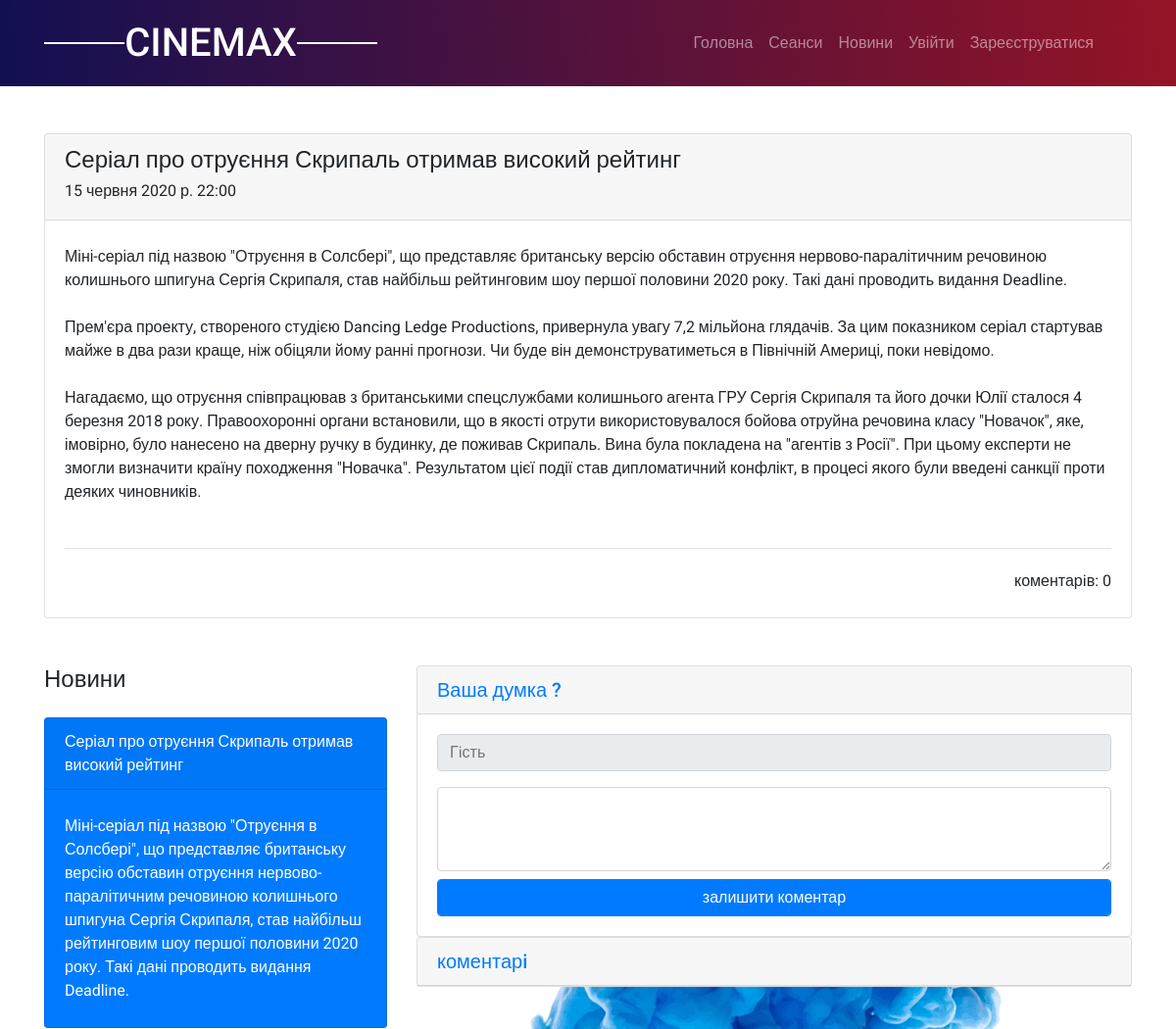
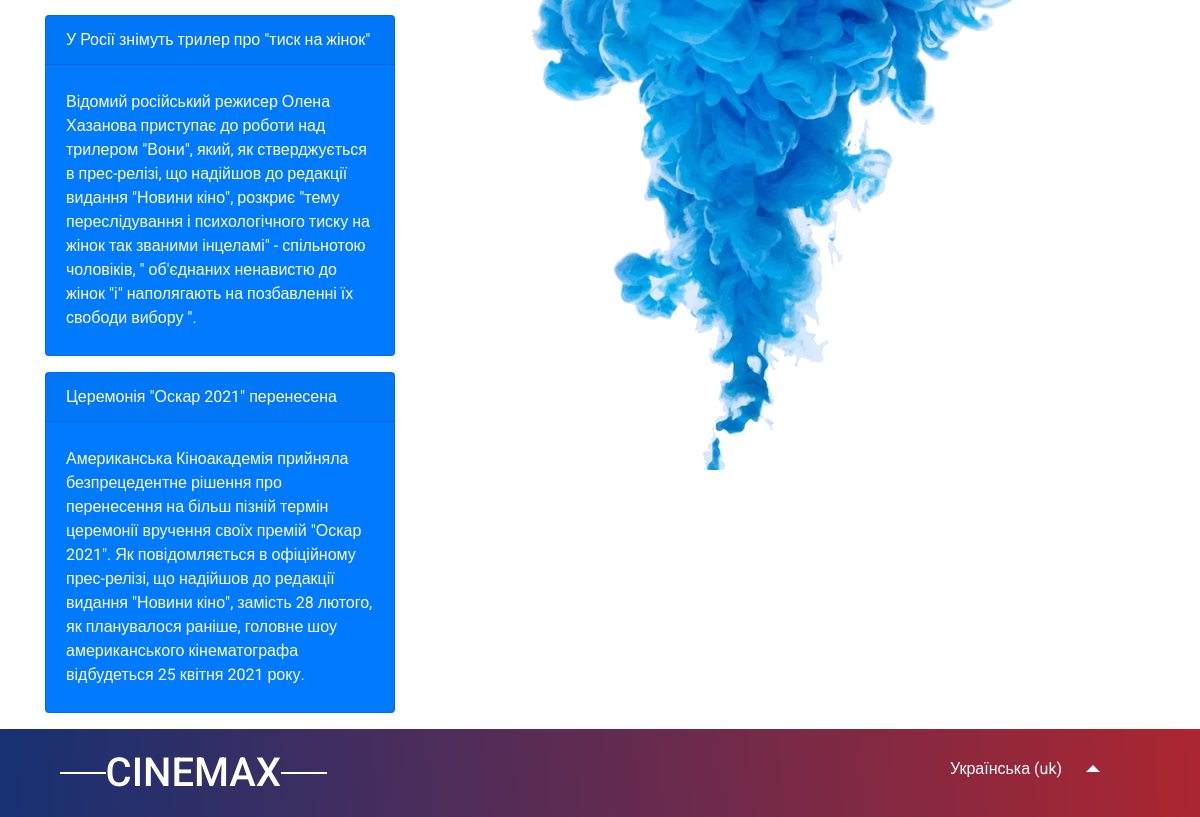
The app's page /uk/news/news_detail/news_93749/, older data (2 pictures, top to bottom).
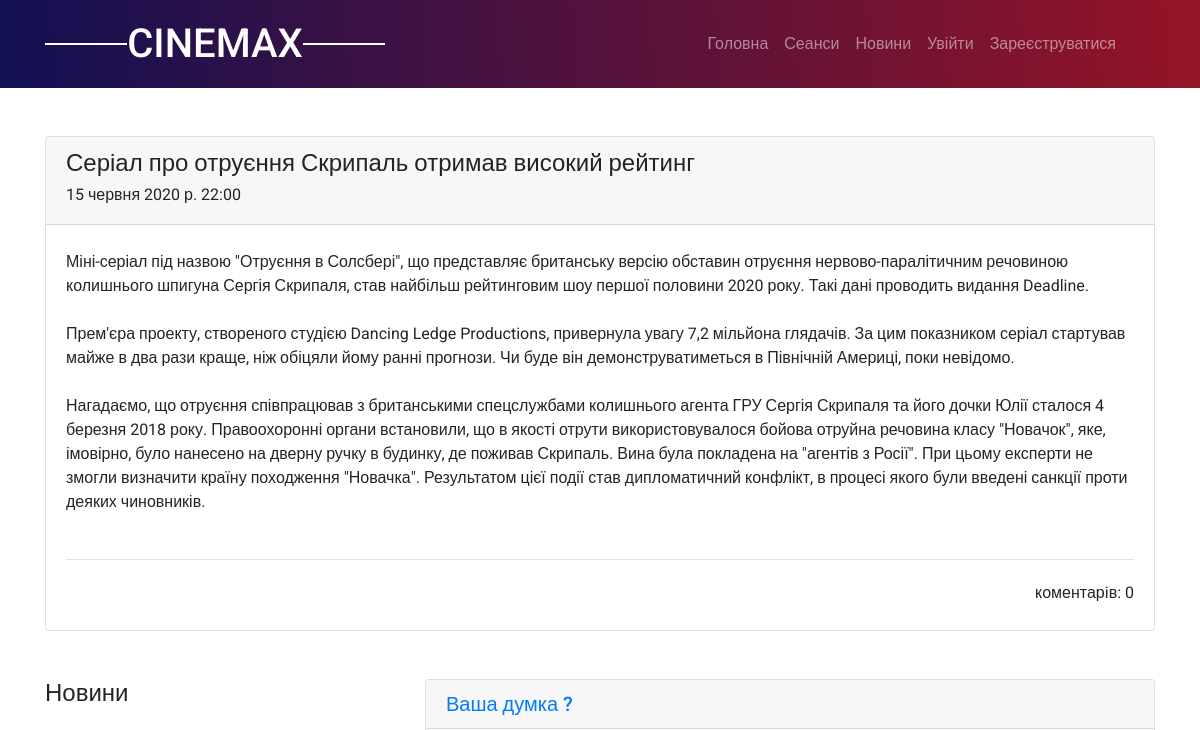
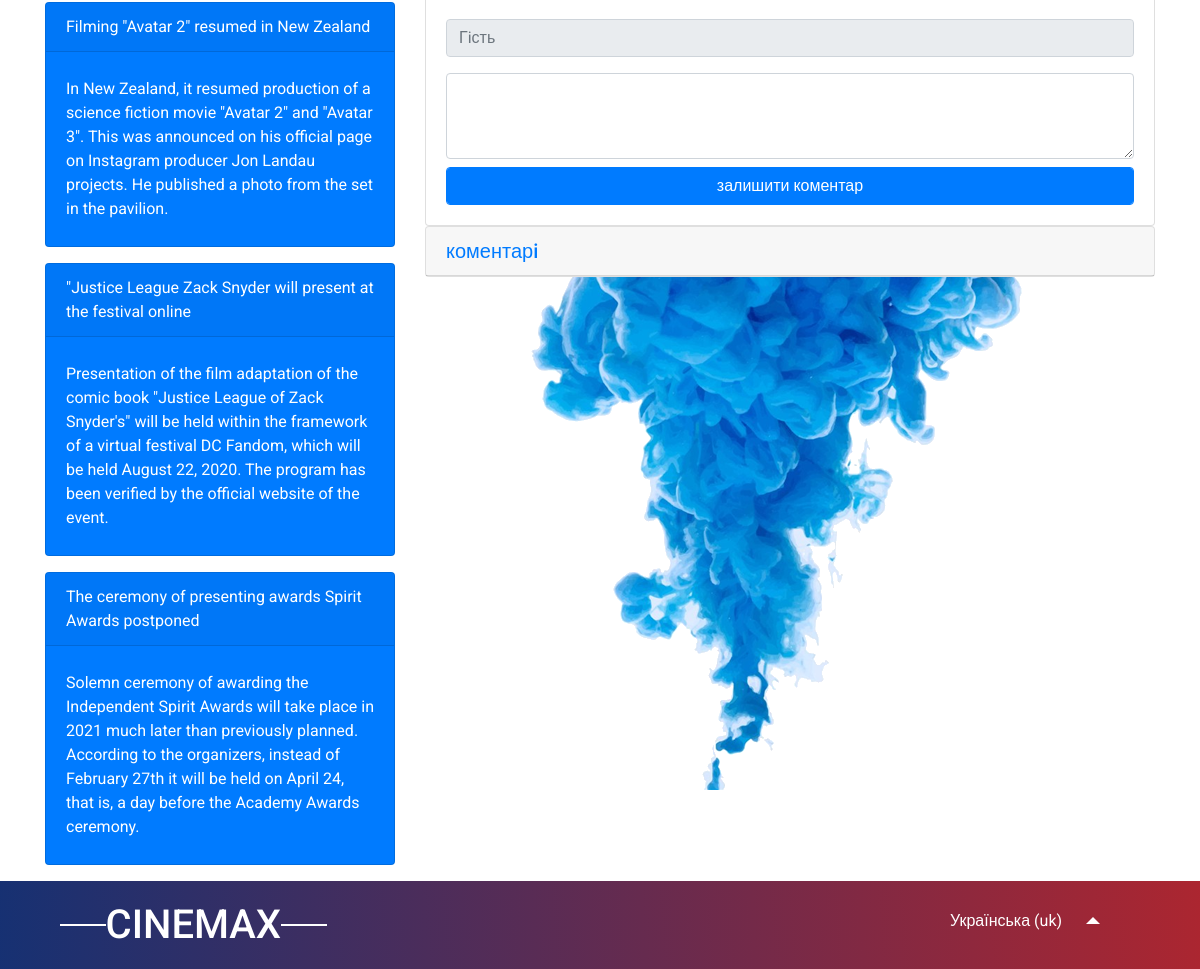
The same page, newer data (2 pictures, top to bottom).
### news/models.py (models this page shows, shortened)
class TimeStampMixin(models.Model):
    created_at = models.DateTimeField(auto_now_add=True, null=True)
    updated_at = models.DateTimeField(auto_now=True, null=True)
    class Meta:
        abstract = True

class ParseMovieInfo(TimeStampMixin, models.Model):
    title = models.CharField(max_length = 300)
    date = models.CharField(max_length = 50)
    short_describe = models.TextField()
    full_describe = models.TextField()
    liked = models.ManyToManyField(User, default = None, blank = True, related_name = 'liked')
    dislike = models.ManyToManyField(User, default = None, blank = True, related_name = 'dislike')
    url = models.SlugField(max_length = 300)

### news/views.py (the view)
# urls.py: path('news_detail/<slug:url_news>/', news_views.NewsDetail.as_view(), name="news_detail"),
class NewsDetail(View):
    def get(self, request, url_news):
        news = ParseMovieInfo.objects.get(url=url_news)
        news_list = ParseMovieInfo.objects.order_by('-id').all()
        comments = ArticleComment.objects.order_by('-id').filter(id_article_id = news.id, id_parent_id = None)
        comments_r = ArticleComment.objects.filter(id_article_id = news.id, id_parent_id__isnull=False)
        print(len(comments_r))
        quantity = len(comments)
        context = {
            'news': news,
            'news_list': news_list,
            'comments': comments,
            'comments_r': comments_r,
            'quantity': quantity,
        }
        return render(request, 'news_template/news_detail.html', context)

### app/models.py (called while the page is built)
    def __str__(self):
        return self.name_cinema

### app/templatetags/app_tag.py (called while the page is built)
@register.simple_tag()
def cinema_tag():
    name = Name_Cinema.objects.all()[0]
    return name

### templates/news_template/news_detail.html (shortened to what this page needs)
{% extends "base.html" %}
{% load static i18n %}
{% load account %}
{% block stylesheet %}
    <link rel="stylesheet" href="{% static 'css/news_detail.css' %}">
{% endblock %}
{% block content %}
    <div class="container">
        <div class="card mt-5">
            <div class="card-header ">
                <h4>{{news.title}}</h4>
                <p class="mr-5">{{ news.created_at }}</p>
            </div>
            <div class="card-body">
                <p>{{ news.full_describe|linebreaksbr }}</p>
                <br><hr>
                <div class="d-flex justify-content-between align-items-center">
                    <div class="d-flex">
                        <p>{% trans "коментарiв" %}: {{ quantity }}</p>
                    </div>
                </div>
            </div>
          </div>
        <div class="row mt-5 ">
            <div class="col-md-4 news-list">
                <h4 class="mb-4">{% trans "Новини" %}</h4>
                {% for new in news_list|slice:"3" %}
                    <div class="card text-white bg-primary mb-3 d-inline-block" >
                        <div class="card-header">
                            <a class="text-white" href="{% url 'news:news_detail' new.url %}">{{ new.title }}</a>
                        </div>
                        <div class="card-body">
                            <p>{{ new.short_describe }}</p>
                        </div>
                    </div>
                {% endfor %}
            </div>
            <div class="col-md-8 comments-list news_dtail_bg">
                <div id="accordion" role="tablist">
                    <div class="card">
                        <div class="card-header" role="tab" id="headingOne">
                            <h5 class="mb-0">
                                <a data-toggle="collapse" href="#collapseOne" aria-expanded="true" aria-controls="collapseOne">
                                    {% trans "Ваша думка ?" %}
                                </a>
                            </h5>
                        </div>
                        <div id="collapseOne" class="collapse show" role="tabpanel" aria-labelledby="headingOne">
                            <div class="card-body">
                                {% user_display user as user_display %}
                                <form id="formReview" action="{% if user.is_anonymous %}{% url 'account_login' %}{% endif %}" method="POST">
                                    <fieldset disabled>
                                        <div class="form-group">
                                            <input type="text" name="name" id="disabledTextInput" class="form-control" placeholder="{% if not user.is_anonymous %}{{ user.username }}{% else %}Гiсть{% endif %}">
                                        </div>
                                    </fieldset>
                                    <textarea name="comment" id="comment" class="form-control" rows="3" required></textarea>
                                    <input class="btn btn-primary form-control mt-2" type="submit" value="{% trans 'залишити коментар' %}">
                                </form>
                            </div>
                        </div>
                    </div>
                    <div class="card">
                        <div class="card-header" role="tab" id="headingTwo">
                            <h5 class="mb-0">
                                <a class="collapsed" data-toggle="collapse" href="#collapseTwo" aria-expanded="false" aria-controls="collapseTwo">
                                    {% trans "коментарi" %}
                                </a>
                            </h5>
                        </div>
                    </div>
                </div>
            </div>
        </div>
    </div>
{% endblock  %}

Row changes from the older to the newer data that the page shows:
no longer on one of the page's lists (row unchanged): ParseMovieInfo: title "Серіал про отруєння Скрипаль отримав високий рейтинг", short_describe "Міні-серіал під назвою \"Отруєння в Солсбері\", що представляє британську версію обставин отруєння нервово-паралітичним речовиною колишнього шпигуна Сергія Скрипаля, став найбільш рейтинговим шоу першої половини 2020 року. Такі дані проводить видання Deadline."
no longer on this page (row unchanged): ParseMovieInfo: title "У Росії знімуть трилер про \"тиск на жінок\"", short_describe "Відомий російський режисер Олена Хазанова приступає до роботи над трилером \"Вони\", який, як стверджується в прес-релізі, що надійшов до редакції видання \"Новини кіно\", розкриє \"тему переслідування і психологічного тиску на жінок так званими інцеламі\" - спільнотою чоловіків, \" об'єднаних ненавистю до жінок \"і\" наполягають на позбавленні їх свободи вибору \"."
no longer on this page (row unchanged): ParseMovieInfo: title "Церемонія \"Оскар 2021\" перенесена", short_describe "Американська Кіноакадемія прийняла безпрецедентне рішення про перенесення на більш пізній термін церемонії вручення своїх премій \"Оскар 2021\". Як повідомляється в офіційному прес-релізі, що надійшов до редакції видання \"Новини кіно\", замість 28 лютого, як планувалося раніше, головне шоу американського кінематографа відбудеться 25 квітня 2021 року."
added ParseMovieInfo: title "Filming \"Avatar 2\" resumed in New Zealand", short_describe "In New Zealand, it resumed production of a science fiction movie \"Avatar 2\" and \"Avatar 3\". This was announced on his official page on Instagram producer Jon Landau projects. He published a photo from the set in the pavilion."
added ParseMovieInfo: title "\"Justice League Zack Snyder will present at the festival online", short_describe "Presentation of the film adaptation of the comic book \"Justice League of Zack Snyder's\" will be held within the framework of a virtual festival DC Fandom, which will be held August 22, 2020. The program has been verified by the official website of the event."
added ParseMovieInfo: title "The ceremony of presenting awards Spirit Awards postponed", short_describe "Solemn ceremony of awarding the Independent Spirit Awards will take place in 2021 much later than previously planned. According to the organizers, instead of February 27th it will be held on April 24, that is, a day before the Academy Awards ceremony."
